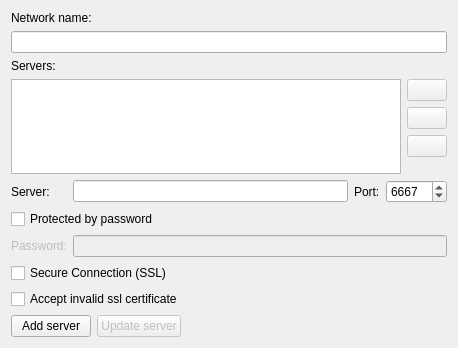
<?xml version="1.0" encoding="UTF-8"?>
<ui version="4.0">
 <class>AddAccountForm</class>
 <widget class="QWidget" name="AddAccountForm">
  <property name="geometry">
   <rect>
    <x>0</x>
    <y>0</y>
    <width>458</width>
    <height>348</height>
   </rect>
  </property>
  <property name="windowTitle">
   <string>AddAccountForm</string>
  </property>
  <layout class="QGridLayout" name="scrollAreaGridLayout">
   <property name="horizontalSpacing">
    <number>0</number>
   </property>
   <property name="margin">
    <number>0</number>
   </property>
   <item row="0" column="0">
    <widget class="QScrollArea" name="scrollArea">
     <property name="frameShape">
      <enum>QFrame::NoFrame</enum>
     </property>
     <property name="widgetResizable">
      <bool>true</bool>
     </property>
     <widget class="QWidget" name="scrollAreaWidgetContents">
      <property name="geometry">
       <rect>
        <x>0</x>
        <y>0</y>
        <width>458</width>
        <height>348</height>
       </rect>
      </property>
      <layout class="QGridLayout" name="gridLayout_3">
       <item row="0" column="0">
        <widget class="QLabel" name="label">
         <property name="text">
          <string>Network name:</string>
         </property>
        </widget>
       </item>
       <item row="1" column="0">
        <widget class="QLineEdit" name="networkEdit"/>
       </item>
       <item row="2" column="0">
        <widget class="QLabel" name="label_3">
         <property name="text">
          <string>Servers:</string>
         </property>
        </widget>
       </item>
       <item row="7" column="0">
        <layout class="QHBoxLayout" name="horizontalLayout">
         <item>
          <widget class="QPushButton" name="addServerButton">
           <property name="text">
            <string>Add server</string>
           </property>
          </widget>
         </item>
         <item>
          <widget class="QPushButton" name="updateServerButton">
           <property name="enabled">
            <bool>false</bool>
           </property>
           <property name="text">
            <string>Update server</string>
           </property>
          </widget>
         </item>
         <item>
          <spacer name="horizontalSpacer">
           <property name="orientation">
            <enum>Qt::Horizontal</enum>
           </property>
           <property name="sizeHint" stdset="0">
            <size>
             <width>40</width>
             <height>20</height>
            </size>
           </property>
          </spacer>
         </item>
        </layout>
       </item>
       <item row="6" column="0">
        <layout class="QGridLayout" name="gridLayout_2">
         <item row="2" column="0">
          <widget class="QLabel" name="passwordLabel">
           <property name="enabled">
            <bool>false</bool>
           </property>
           <property name="text">
            <string>Password:</string>
           </property>
          </widget>
         </item>
         <item row="2" column="1" colspan="3">
          <widget class="QLineEdit" name="passwordEdit">
           <property name="enabled">
            <bool>false</bool>
           </property>
           <property name="echoMode">
            <enum>QLineEdit::Password</enum>
           </property>
          </widget>
         </item>
         <item row="0" column="3">
          <widget class="QSpinBox" name="portBox">
           <property name="minimum">
            <number>1</number>
           </property>
           <property name="maximum">
            <number>65535</number>
           </property>
           <property name="value">
            <number>6667</number>
           </property>
          </widget>
         </item>
         <item row="0" column="2">
          <widget class="QLabel" name="label_5">
           <property name="text">
            <string>Port:</string>
           </property>
          </widget>
         </item>
         <item row="0" column="1">
          <widget class="QLineEdit" name="serverEdit"/>
         </item>
         <item row="0" column="0">
          <widget class="QLabel" name="label_2">
           <property name="text">
            <string>Server:</string>
           </property>
          </widget>
         </item>
         <item row="1" column="0" colspan="4">
          <widget class="QCheckBox" name="protectedByPasswordBox">
           <property name="text">
            <string>Protected by password</string>
           </property>
          </widget>
         </item>
         <item row="4" column="0" colspan="4">
          <widget class="QCheckBox" name="sslCertBox">
           <property name="text">
            <string>Accept invalid ssl certificate</string>
           </property>
          </widget>
         </item>
         <item row="3" column="0" colspan="4">
          <widget class="QCheckBox" name="sslBox">
           <property name="text">
            <string>Secure Connection (SSL)</string>
           </property>
          </widget>
         </item>
        </layout>
       </item>
       <item row="3" column="0">
        <layout class="QGridLayout" name="gridLayout">
         <item row="1" column="2">
          <widget class="QPushButton" name="moveUpServerButton">
           <property name="enabled">
            <bool>false</bool>
           </property>
           <property name="text">
            <string/>
           </property>
          </widget>
         </item>
         <item row="0" column="2">
          <widget class="QPushButton" name="removeServerButton">
           <property name="enabled">
            <bool>false</bool>
           </property>
           <property name="text">
            <string/>
           </property>
          </widget>
         </item>
         <item row="2" column="2">
          <widget class="QPushButton" name="moveDownServerButton">
           <property name="enabled">
            <bool>false</bool>
           </property>
           <property name="text">
            <string/>
           </property>
          </widget>
         </item>
         <item row="0" column="1" rowspan="4">
          <widget class="QListWidget" name="serversWidget">
           <property name="editTriggers">
            <set>QAbstractItemView::DoubleClicked|QAbstractItemView::EditKeyPressed|QAbstractItemView::SelectedClicked</set>
           </property>
          </widget>
         </item>
        </layout>
       </item>
      </layout>
     </widget>
    </widget>
   </item>
  </layout>
 </widget>
 <layoutdefault spacing="6" margin="11"/>
 <tabstops>
  <tabstop>networkEdit</tabstop>
  <tabstop>serversWidget</tabstop>
  <tabstop>removeServerButton</tabstop>
  <tabstop>moveUpServerButton</tabstop>
  <tabstop>moveDownServerButton</tabstop>
  <tabstop>serverEdit</tabstop>
  <tabstop>portBox</tabstop>
  <tabstop>protectedByPasswordBox</tabstop>
  <tabstop>passwordEdit</tabstop>
  <tabstop>addServerButton</tabstop>
  <tabstop>updateServerButton</tabstop>
  <tabstop>scrollArea</tabstop>
 </tabstops>
 <resources/>
 <connections/>
</ui>
